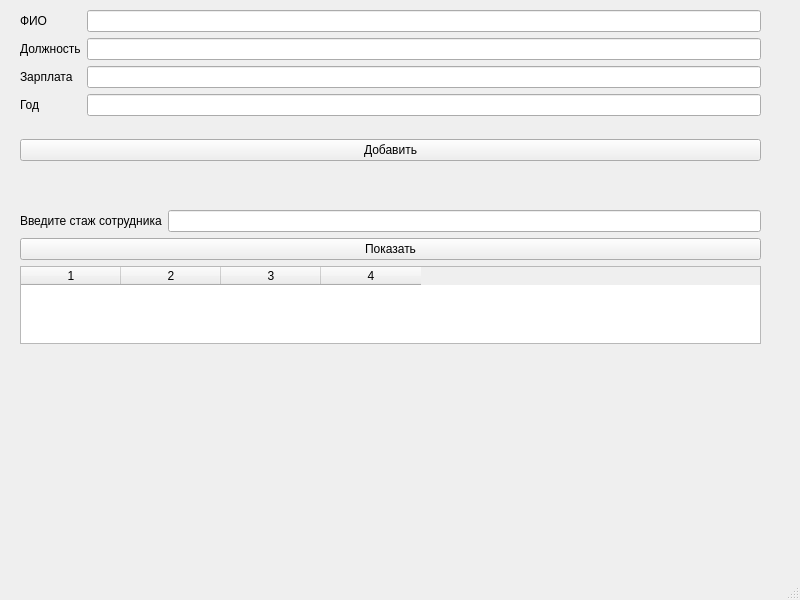
<?xml version="1.0" encoding="UTF-8"?>
<ui version="4.0">
 <class>MainWindow</class>
 <widget class="QMainWindow" name="MainWindow">
  <property name="geometry">
   <rect>
    <x>0</x>
    <y>0</y>
    <width>800</width>
    <height>600</height>
   </rect>
  </property>
  <property name="windowTitle">
   <string>MainWindow</string>
  </property>
  <widget class="QWidget" name="centralwidget">
   <widget class="QWidget" name="verticalLayoutWidget">
    <property name="geometry">
     <rect>
      <x>20</x>
      <y>10</y>
      <width>741</width>
      <height>151</height>
     </rect>
    </property>
    <layout class="QVBoxLayout" name="vlo_employeeAccessPanel">
     <item>
      <layout class="QFormLayout" name="flo_employeeCreds">
       <item row="0" column="0">
        <widget class="QLabel" name="la_fio">
         <property name="text">
          <string>ФИО</string>
         </property>
        </widget>
       </item>
       <item row="1" column="0">
        <widget class="QLabel" name="la_position">
         <property name="text">
          <string>Должность</string>
         </property>
        </widget>
       </item>
       <item row="2" column="0">
        <widget class="QLabel" name="la_salary">
         <property name="text">
          <string>Зарплата</string>
         </property>
        </widget>
       </item>
       <item row="3" column="0">
        <widget class="QLabel" name="la_firstYear">
         <property name="text">
          <string>Год</string>
         </property>
        </widget>
       </item>
       <item row="0" column="1">
        <widget class="QLineEdit" name="le_fio"/>
       </item>
       <item row="2" column="1">
        <widget class="QLineEdit" name="le_salary"/>
       </item>
       <item row="1" column="1">
        <widget class="QLineEdit" name="le_position"/>
       </item>
       <item row="3" column="1">
        <widget class="QLineEdit" name="le_firstYear"/>
       </item>
      </layout>
     </item>
     <item>
      <widget class="QPushButton" name="btn_add">
       <property name="text">
        <string>Добавить</string>
       </property>
      </widget>
     </item>
    </layout>
   </widget>
   <widget class="QWidget" name="verticalLayoutWidget_4">
    <property name="geometry">
     <rect>
      <x>20</x>
      <y>210</y>
      <width>741</width>
      <height>134</height>
     </rect>
    </property>
    <layout class="QVBoxLayout" name="vlo_employeeTablenFilters">
     <item>
      <layout class="QFormLayout" name="flo_filterParams">
       <item row="0" column="1">
        <widget class="QLineEdit" name="le_userFilterExp"/>
       </item>
       <item row="0" column="0">
        <widget class="QLabel" name="la_userFilterInstructExp">
         <property name="text">
          <string>Введите стаж сотрудника</string>
         </property>
        </widget>
       </item>
      </layout>
     </item>
     <item>
      <widget class="QPushButton" name="btn_applyFilternShow">
       <property name="text">
        <string>Показать</string>
       </property>
      </widget>
     </item>
     <item>
      <widget class="QTableWidget" name="tableWidget_workers">
       <property name="columnCount">
        <number>4</number>
       </property>
       <attribute name="verticalHeaderVisible">
        <bool>true</bool>
       </attribute>
       <attribute name="verticalHeaderStretchLastSection">
        <bool>false</bool>
       </attribute>
       <column/>
       <column/>
       <column/>
       <column/>
      </widget>
     </item>
    </layout>
   </widget>
  </widget>
  <widget class="QMenuBar" name="menubar">
   <property name="geometry">
    <rect>
     <x>0</x>
     <y>0</y>
     <width>800</width>
     <height>21</height>
    </rect>
   </property>
  </widget>
  <widget class="QStatusBar" name="statusbar"/>
 </widget>
 <resources/>
 <connections/>
</ui>
